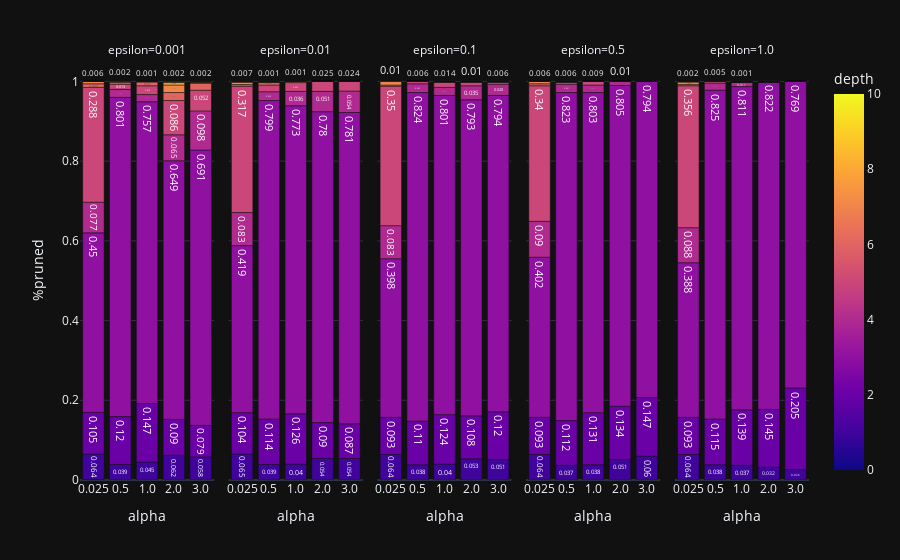

The code cell stored with this chart in its notebook:
### Code cell
import numpy as np
depth_df['depth'] = depth_df['depth'].astype(int)
depth_df['alpha'] = depth_df['alpha'].astype(str)
depth_df['%pruned'] = depth_df.groupby(['epsilon_1', 'alpha'])['#pruned'].transform(lambda x: x / x.sum())
depth_df['%pruned'] = depth_df['%pruned'].apply(lambda p: np.round(p, 3))
fig = px.bar(
    depth_df,
    x='alpha', y='%pruned',
    facet_col='epsilon_1',
    color='depth',
    text='%pruned',
    text_auto=True,
    labels={'epsilon_1': 'epsilon'}
)
fig.show()

### Figure 1 — Plotly figure (JSON) as saved in the notebook; plotly's stock layout.template omitted (floating-point values rounded to 4 significant figures)
{"data": [{"alignmentgroup": "True", "hovertemplate": "epsilon=0.001<br>alpha=%{x}<br>%pruned=%{text}<br>depth=%{marker.color}<extra></extra>", "legendgroup": "", "marker": {"color": [0, 1, 2, 3, 4, 5, 6, 7, 8, 9, 10, 0, 1, 2, 3, 4, 5, 6, 7, 8, 9, 10, 0, 1, 2, 3, 4, 5, 6, 7, 8, 9, 10, 0, 1, 2, 3, 4, 5, 6, 7, 8, 9, 10, 0, 1, 2, 3, 4, 5, 6, 7, 8, 9, 10], "coloraxis": "coloraxis", "pattern": {"shape": ""}}, "name": "", "offsetgroup": "", "orientation": "v", "showlegend": false, "text": [0.001, 0.064, 0.105, 0.45, 0.077, 0.288, 0.009, 0.006, 0.0, 0.0, 0.0, 0.0, 0.039, 0.12, 0.801, 0.02, 0.013, 0.005, 0.001, 0.002, 0.0, 0.0, 0.0, 0.045, 0.147, 0.757, 0.018, 0.022, 0.01, 0.0, 0.001, 0.0, 0.0, 0.0, 0.062, 0.09, 0.649, 0.065, 0.086, 0.02, 0.019, 0.006, 0.002, 0.0, 0.0, 0.058, 0.079, 0.691, 0.098, 0.052, 0.017, 0.002, 0.002, 0.0, 0.0], "textposition": "auto", "texttemplate": "%{y}", "x": ["0.025", "0.025", "0.025", "0.025", "0.025", "0.025", "0.025", "0.025", "0.025", "0.025", "0.025", "0.5", "0.5", "0.5", "0.5", "0.5", "0.5", "0.5", "0.5", "0.5", "0.5", "0.5", "1.0", "1.0", "1.0", "1.0", "1.0", "1.0", "1.0", "1.0", "1.0", "1.0", "1.0", "2.0", "2.0", "2.0", "2.0", "2.0", "2.0", "2.0", "2.0", "2.0", "2.0", "2.0", "3.0", "3.0", "3.0", "3.0", "3.0", "3.0", "3.0", "3.0", "3.0", "3.0", "3.0"], "xaxis": "x", "y": [0.001, 0.064, 0.105, 0.45, 0.077, 0.288, 0.009, 0.006, 0.0, 0.0, 0.0, 0.0, 0.039, 0.12, 0.801, 0.02, 0.013, 0.005, 0.001, 0.002, 0.0, 0.0, 0.0, 0.045, 0.147, 0.757, 0.018, 0.022, 0.01, 0.0, 0.001, 0.0, 0.0, 0.0, 0.062, 0.09, 0.649, 0.065, 0.086, 0.02, 0.019, 0.006, 0.002, 0.0, 0.0, 0.058, 0.079, 0.691, 0.098, 0.052, 0.017, 0.002, 0.002, 0.0, 0.0], "yaxis": "y", "type": "bar"}, {"alignmentgroup": "True", "hovertemplate": "epsilon=0.01<br>alpha=%{x}<br>%pruned=%{text}<br>depth=%{marker.color}<extra></extra>", "legendgroup": "", "marker": {"color": [0, 1, 2, 3, 4, 5, 6, 7, 8, 9, 10, 0, 1, 2, 3, 4, 5, 6, 7, 8, 9, 10, 0, 1, 2, 3, 4, 5, 6, 7, 8, 9, 10, 0, 1, 2, 3, 4, 5, 6, 7, 8, 9, 10, 0, 1, 2, 3, 4, 5, 6, 7, 8, 9, 10], "coloraxis": "coloraxis", "pattern": {"shape": ""}}, "name": "", "offsetgroup": "", "orientation": "v", "showlegend": false, "text": [0.0, 0.065, 0.104, 0.419, 0.083, 0.317, 0.004, 0.007, 0.0, 0.0, 0.0, 0.0, 0.039, 0.114, 0.799, 0.022, 0.017, 0.006, 0.001, 0.001, 0.0, 0.0, 0.0, 0.04, 0.126, 0.773, 0.036, 0.022, 0.003, 0.001, 0.0, 0.0, 0.0, 0.0, 0.054, 0.09, 0.78, 0.051, 0.025, 0.0, 0.0, 0.0, 0.0, 0.0, 0.0, 0.054, 0.087, 0.781, 0.054, 0.024, 0.0, 0.0, 0.0, 0.0, 0.0], "textposition": "auto", "texttemplate": "%{y}", "x": ["0.025", "0.025", "0.025", "0.025", "0.025", "0.025", "0.025", "0.025", "0.025", "0.025", "0.025", "0.5", "0.5", "0.5", "0.5", "0.5", "0.5", "0.5", "0.5", "0.5", "0.5", "0.5", "1.0", "1.0", "1.0", "1.0", "1.0", "1.0", "1.0", "1.0", "1.0", "1.0", "1.0", "2.0", "2.0", "2.0", "2.0", "2.0", "2.0", "2.0", "2.0", "2.0", "2.0", "2.0", "3.0", "3.0", "3.0", "3.0", "3.0", "3.0", "3.0", "3.0", "3.0", "3.0", "3.0"], "xaxis": "x2", "y": [0.0, 0.065, 0.104, 0.419, 0.083, 0.317, 0.004, 0.007, 0.0, 0.0, 0.0, 0.0, 0.039, 0.114, 0.799, 0.022, 0.017, 0.006, 0.001, 0.001, 0.0, 0.0, 0.0, 0.04, 0.126, 0.773, 0.036, 0.022, 0.003, 0.001, 0.0, 0.0, 0.0, 0.0, 0.054, 0.09, 0.78, 0.051, 0.025, 0.0, 0.0, 0.0, 0.0, 0.0, 0.0, 0.054, 0.087, 0.781, 0.054, 0.024, 0.0, 0.0, 0.0, 0.0, 0.0], "yaxis": "y2", "type": "bar"}, {"alignmentgroup": "True", "hovertemplate": "epsilon=0.1<br>alpha=%{x}<br>%pruned=%{text}<br>depth=%{marker.color}<extra></extra>", "legendgroup": "", "marker": {"color": [0, 1, 2, 3, 4, 5, 6, 7, 8, 9, 10, 0, 1, 2, 3, 4, 5, 6, 7, 8, 9, 10, 0, 1, 2, 3, 4, 5, 6, 7, 8, 9, 10, 0, 1, 2, 3, 4, 5, 6, 7, 8, 9, 10, 0, 1, 2, 3, 4, 5, 6, 7, 8, 9, 10], "coloraxis": "coloraxis", "pattern": {"shape": ""}}, "name": "", "offsetgroup": "", "orientation": "v", "showlegend": false, "text": [0.0, 0.064, 0.093, 0.398, 0.083, 0.35, 0.003, 0.01, 0.0, 0.0, 0.0, 0.0, 0.038, 0.11, 0.824, 0.022, 0.006, 0.0, 0.0, 0.0, 0.0, 0.0, 0.0, 0.04, 0.124, 0.801, 0.02, 0.014, 0.0, 0.0, 0.0, 0.0, 0.0, 0.0, 0.053, 0.108, 0.793, 0.035, 0.01, 0.0, 0.0, 0.0, 0.0, 0.0, 0.0, 0.051, 0.12, 0.794, 0.028, 0.006, 0.0, 0.0, 0.0, 0.0, 0.0], "textposition": "auto", "texttemplate": "%{y}", "x": ["0.025", "0.025", "0.025", "0.025", "0.025", "0.025", "0.025", "0.025", "0.025", "0.025", "0.025", "0.5", "0.5", "0.5", "0.5", "0.5", "0.5", "0.5", "0.5", "0.5", "0.5", "0.5", "1.0", "1.0", "1.0", "1.0", "1.0", "1.0", "1.0", "1.0", "1.0", "1.0", "1.0", "2.0", "2.0", "2.0", "2.0", "2.0", "2.0", "2.0", "2.0", "2.0", "2.0", "2.0", "3.0", "3.0", "3.0", "3.0", "3.0", "3.0", "3.0", "3.0", "3.0", "3.0", "3.0"], "xaxis": "x3", "y": [0.0, 0.064, 0.093, 0.398, 0.083, 0.35, 0.003, 0.01, 0.0, 0.0, 0.0, 0.0, 0.038, 0.11, 0.824, 0.022, 0.006, 0.0, 0.0, 0.0, 0.0, 0.0, 0.0, 0.04, 0.124, 0.801, 0.02, 0.014, 0.0, 0.0, 0.0, 0.0, 0.0, 0.0, 0.053, 0.108, 0.793, 0.035, 0.01, 0.0, 0.0, 0.0, 0.0, 0.0, 0.0, 0.051, 0.12, 0.794, 0.028, 0.006, 0.0, 0.0, 0.0, 0.0, 0.0], "yaxis": "y3", "type": "bar"}, {"alignmentgroup": "True", "hovertemplate": "epsilon=0.5<br>alpha=%{x}<br>%pruned=%{text}<br>depth=%{marker.color}<extra></extra>", "legendgroup": "", "marker": {"color": [0, 1, 2, 3, 4, 5, 6, 7, 8, 9, 10, 0, 1, 2, 3, 4, 5, 6, 7, 8, 9, 10, 0, 1, 2, 3, 4, 5, 6, 7, 8, 9, 10, 0, 1, 2, 3, 4, 5, 6, 7, 8, 9, 10, 0, 1, 2, 3, 4, 5, 6, 7, 8, 9, 10], "coloraxis": "coloraxis", "pattern": {"shape": ""}}, "name": "", "offsetgroup": "", "orientation": "v", "showlegend": false, "text": [0.0, 0.064, 0.093, 0.402, 0.09, 0.34, 0.005, 0.006, 0.0, 0.0, 0.0, 0.0, 0.037, 0.112, 0.823, 0.021, 0.006, 0.0, 0.0, 0.0, 0.0, 0.0, 0.0, 0.038, 0.131, 0.803, 0.019, 0.009, 0.0, 0.0, 0.0, 0.0, 0.0, 0.0, 0.051, 0.134, 0.805, 0.01, 0.0, 0.0, 0.0, 0.0, 0.0, 0.0, 0.0, 0.06, 0.147, 0.794, 0.0, 0.0, 0.0, 0.0, 0.0, 0.0, 0.0], "textposition": "auto", "texttemplate": "%{y}", "x": ["0.025", "0.025", "0.025", "0.025", "0.025", "0.025", "0.025", "0.025", "0.025", "0.025", "0.025", "0.5", "0.5", "0.5", "0.5", "0.5", "0.5", "0.5", "0.5", "0.5", "0.5", "0.5", "1.0", "1.0", "1.0", "1.0", "1.0", "1.0", "1.0", "1.0", "1.0", "1.0", "1.0", "2.0", "2.0", "2.0", "2.0", "2.0", "2.0", "2.0", "2.0", "2.0", "2.0", "2.0", "3.0", "3.0", "3.0", "3.0", "3.0", "3.0", "3.0", "3.0", "3.0", "3.0", "3.0"], "xaxis": "x4", "y": [0.0, 0.064, 0.093, 0.402, 0.09, 0.34, 0.005, 0.006, 0.0, 0.0, 0.0, 0.0, 0.037, 0.112, 0.823, 0.021, 0.006, 0.0, 0.0, 0.0, 0.0, 0.0, 0.0, 0.038, 0.131, 0.803, 0.019, 0.009, 0.0, 0.0, 0.0, 0.0, 0.0, 0.0, 0.051, 0.134, 0.805, 0.01, 0.0, 0.0, 0.0, 0.0, 0.0, 0.0, 0.0, 0.06, 0.147, 0.794, 0.0, 0.0, 0.0, 0.0, 0.0, 0.0, 0.0], "yaxis": "y4", "type": "bar"}, {"alignmentgroup": "True", "hovertemplate": "epsilon=1.0<br>alpha=%{x}<br>%pruned=%{text}<br>depth=%{marker.color}<extra></extra>", "legendgroup": "", "marker": {"color": [0, 1, 2, 3, 4, 5, 6, 7, 8, 9, 10, 0, 1, 2, 3, 4, 5, 6, 7, 8, 9, 10, 0, 1, 2, 3, 4, 5, 6, 7, 8, 9, 10, 0, 1, 2, 3, 4, 5, 6, 7, 8, 9, 10, 0, 1, 2, 3, 4, 5, 6, 7, 8, 9, 10], "coloraxis": "coloraxis", "pattern": {"shape": ""}}, "name": "", "offsetgroup": "", "orientation": "v", "showlegend": false, "text": [0.0, 0.064, 0.093, 0.388, 0.088, 0.356, 0.003, 0.006, 0.002, 0.0, 0.0, 0.0, 0.038, 0.115, 0.825, 0.018, 0.005, 0.0, 0.0, 0.0, 0.0, 0.0, 0.0, 0.037, 0.139, 0.811, 0.011, 0.001, 0.0, 0.0, 0.0, 0.0, 0.0, 0.0, 0.032, 0.145, 0.822, 0.0, 0.0, 0.0, 0.0, 0.0, 0.0, 0.0, 0.0, 0.026, 0.205, 0.769, 0.0, 0.0, 0.0, 0.0, 0.0, 0.0, 0.0], "textposition": "auto", "texttemplate": "%{y}", "x": ["0.025", "0.025", "0.025", "0.025", "0.025", "0.025", "0.025", "0.025", "0.025", "0.025", "0.025", "0.5", "0.5", "0.5", "0.5", "0.5", "0.5", "0.5", "0.5", "0.5", "0.5", "0.5", "1.0", "1.0", "1.0", "1.0", "1.0", "1.0", "1.0", "1.0", "1.0", "1.0", "1.0", "2.0", "2.0", "2.0", "2.0", "2.0", "2.0", "2.0", "2.0", "2.0", "2.0", "2.0", "3.0", "3.0", "3.0", "3.0", "3.0", "3.0", "3.0", "3.0", "3.0", "3.0", "3.0"], "xaxis": "x5", "y": [0.0, 0.064, 0.093, 0.388, 0.088, 0.356, 0.003, 0.006, 0.002, 0.0, 0.0, 0.0, 0.038, 0.115, 0.825, 0.018, 0.005, 0.0, 0.0, 0.0, 0.0, 0.0, 0.0, 0.037, 0.139, 0.811, 0.011, 0.001, 0.0, 0.0, 0.0, 0.0, 0.0, 0.0, 0.032, 0.145, 0.822, 0.0, 0.0, 0.0, 0.0, 0.0, 0.0, 0.0, 0.0, 0.026, 0.205, 0.769, 0.0, 0.0, 0.0, 0.0, 0.0, 0.0, 0.0], "yaxis": "y5", "type": "bar"}], "layout": {"xaxis": {"anchor": "y", "domain": [0.0, 0.184], "title": {"text": "alpha"}}, "yaxis": {"anchor": "x", "domain": [0.0, 1.0], "title": {"text": "%pruned"}}, "xaxis2": {"anchor": "y2", "domain": [0.204, 0.388], "matches": "x", "title": {"text": "alpha"}}, "yaxis2": {"anchor": "x2", "domain": [0.0, 1.0], "matches": "y", "showticklabels": false}, "xaxis3": {"anchor": "y3", "domain": [0.408, 0.592], "matches": "x", "title": {"text": "alpha"}}, "yaxis3": {"anchor": "x3", "domain": [0.0, 1.0], "matches": "y", "showticklabels": false}, "xaxis4": {"anchor": "y4", "domain": [0.612, 0.796], "matches": "x", "title": {"text": "alpha"}}, "yaxis4": {"anchor": "x4", "domain": [0.0, 1.0], "matches": "y", "showticklabels": false}, "xaxis5": {"anchor": "y5", "domain": [0.816, 1.0], "matches": "x", "title": {"text": "alpha"}}, "yaxis5": {"anchor": "x5", "domain": [0.0, 1.0], "matches": "y", "showticklabels": false}, "annotations": [{"font": {}, "showarrow": false, "text": "epsilon=0.001", "x": 0.092, "xanchor": "center", "xref": "paper", "y": 1.0, "yanchor": "bottom", "yref": "paper"}, {"font": {}, "showarrow": false, "text": "epsilon=0.01", "x": 0.296, "xanchor": "center", "xref": "paper", "y": 1.0, "yanchor": "bottom", "yref": "paper"}, {"font": {}, "showarrow": false, "text": "epsilon=0.1", "x": 0.5, "xanchor": "center", "xref": "paper", "y": 1.0, "yanchor": "bottom", "yref": "paper"}, {"font": {}, "showarrow": false, "text": "epsilon=0.5", "x": 0.704, "xanchor": "center", "xref": "paper", "y": 1.0, "yanchor": "bottom", "yref": "paper"}, {"font": {}, "showarrow": false, "text": "epsilon=1.0", "x": 0.908, "xanchor": "center", "xref": "paper", "y": 1.0, "yanchor": "bottom", "yref": "paper"}], "coloraxis": {"colorbar": {"title": {"text": "depth"}}, "colorscale": [[0.0, "#0d0887"], [0.1111, "#46039f"], [0.2222, "#7201a8"], [0.3333, "#9c179e"], [0.4444, "#bd3786"], [0.5556, "#d8576b"], [0.6667, "#ed7953"], [0.7778, "#fb9f3a"], [0.8889, "#fdca26"], [1.0, "#f0f921"]]}, "legend": {"tracegroupgap": 0}, "margin": {"t": 60}, "barmode": "relative"}}
